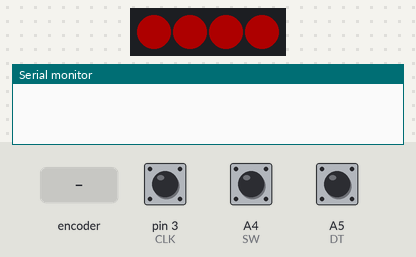
Recording of a sketch running on a simulated Arduino Uno, built with avr-gcc and run on an emulated ATmega328P. On the bench: 4 RGB LEDs in strip order, left to right, the last lines printed to the serial monitor. Inputs (shaded band) come from the test bench; at power-on: A4 (SW) HIGH, pin 3 (CLK) HIGH, A5 (DT) HIGH. Dim RGB values are drawn brighter than linear.

Above: at 1.2 s.
1.3 s: rotary encoder on pin 3 (CLK) / A5 (DT) turned 2 steps (second pin leading)
At 1.48 s:
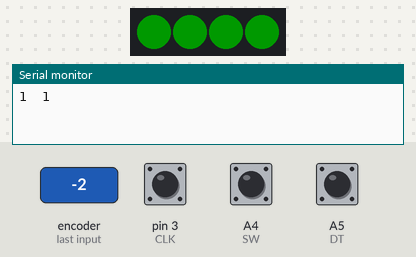
At 2.8 s:
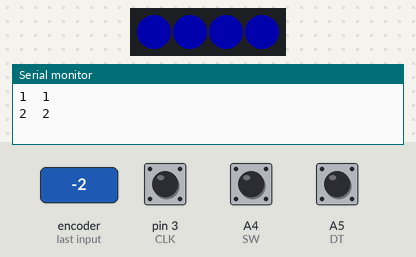
3.2 s: A4 (SW) pulled LOW for 0.15 s
Timing chart, 0 to 6.2 s (numbered marks = the images above; inputs shaded):
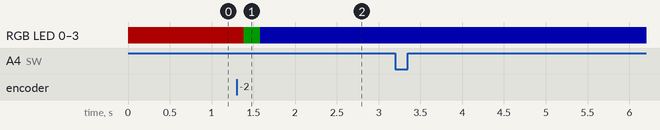

Measured:
- after the input at 1.3 s, RGB LED 0–3: RGB(50, 0, 0) → RGB(0, 25, 0) after 0.08 s, → RGB(0, 0, 50) 0.20 s later

The sketch:

Chameleon.ino
```cpp
/*
 * 名称   : Chameleon
 * 功能   : 旋转编码器控制RGB模拟变色龙
 * 作者   : http://www.keyes-robot.com/
*/
#include <FastLED.h>

//旋转编码器的接口
int CLK = 3;
int DT = A5;
int SW = A4;

#define NUM_LEDS 4     //定义SK6812 RGB模块上LED灯珠数量
#define LED_PIN  2     //定义SK6812 RGB模块控制引脚为D2
CRGB leds[NUM_LEDS];

int counter = 0;  //定义变量counter
int currentStateCLK;  //定义变量currentStateCLK
int lastStateCLK;  //定义变量lastStateCLK

String currentDir ="";
unsigned long lastButtonPress = 0;

int val;

void setup() {
  Serial.begin(9600);   //设置波特率
// 将编码器引脚设置为输入
  pinMode(CLK,INPUT);
  pinMode(DT,INPUT);
  pinMode(SW,INPUT_PULLUP);
// 读取CLK的初始状态
  lastStateCLK = digitalRead(CLK);
  FastLED.addLeds<WS2812B, LED_PIN, GRB>(leds, NUM_LEDS);
  FastLED.setBrightness(50);   //设置SK6812 RGB的亮度
}

void loop() {
  // 读取CLK的当前状态
  currentStateCLK = digitalRead(CLK);

  //如果CLK的上一个状态和当前状态不同，则表示发生了脉冲
  //仅对一个状态变化做出响应，以避免重复计数
  if (currentStateCLK != lastStateCLK  && currentStateCLK == 1){

   //如果DT状态不同于CLK状态，则编码器将旋转CW，因此减小
    if (digitalRead(DT) != currentStateCLK) {
      counter--;
      Serial.print(counter);
      Serial.print("  ");
      val = counter % 3;
      Serial.println(val);
    } else {
      //编码器旋转CCW所以递增
      counter ++;
      Serial.print(counter);
      Serial.print("  ");
      val = counter % 3;
      Serial.println(val);
    }
  }

  //记住上次的CLK状态
  lastStateCLK = currentStateCLK;

  //读取按钮状态
  int btnState = digitalRead(SW);

  //如果检测到低信号，则按钮被按下
  if (btnState == 0) {
  //如果距离上一次低脉冲时间已经过去50ms，则意味着按钮被按下、释放并再次按下
    if (millis() - lastButtonPress > 50) {
      Serial.println("Button pressed!");
    }

    //记住上次按按钮事件
    lastButtonPress = millis();
  }

  //添加一个轻微的延迟来帮助缓冲阅读
  delay(5);

  if (val == 0) {
    //红色灯
    fill_solid(leds, NUM_LEDS, CRGB::Red);   // SK6812RGB模块4个LED灯珠亮红色灯
    FastLED.show();
  } else if (val == 1) {
    //绿色灯
    fill_solid(leds, NUM_LEDS, CRGB::Green);   // SK6812RGB模块4个LED灯珠亮绿色灯
    FastLED.show();
  } else {
    //蓝色灯
    fill_solid(leds, NUM_LEDS, CRGB::Blue);   // SK6812RGB模块4个LED灯珠亮蓝色灯
    FastLED.show();
  }
}
```
